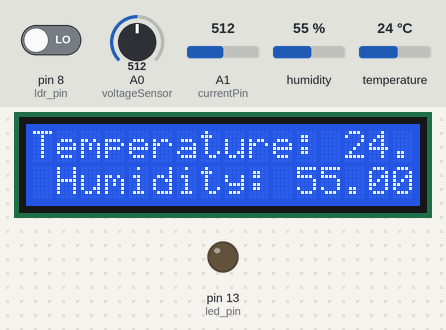
The sketch below on a simulated Arduino Uno, built with avr-gcc and run on an emulated ATmega328P. Parts: 16×2 character LCD, output pins drawn as LEDs (lit = HIGH). Inputs (shaded band) come from the test bench; at power-on: pin 8 (ldr_pin) LOW, humidity 55 %, A1 (currentPin) = 512, temperature 24 °C, A0 (voltageSensor) = 512. What the sketch prints to the serial monitor is not drawn.

Above: at 9.3 s.
9.4 s: pin 8 (ldr_pin) driven HIGH
At 30.7 s:
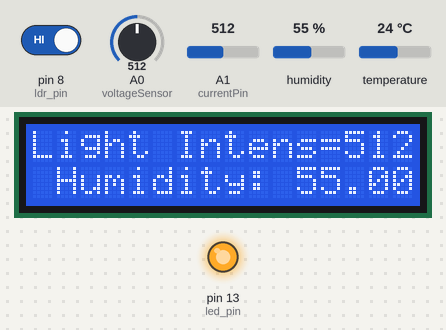
31.4 s: humidity set to 22 %
At 47.7 s:
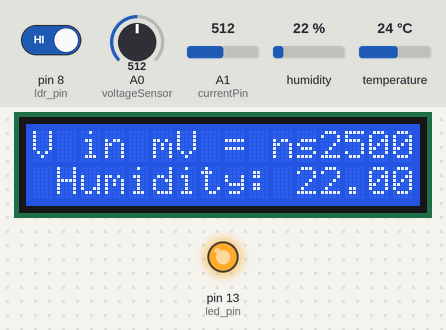
51.7 s: A1 (currentPin) set to 716
At 58.6 s:
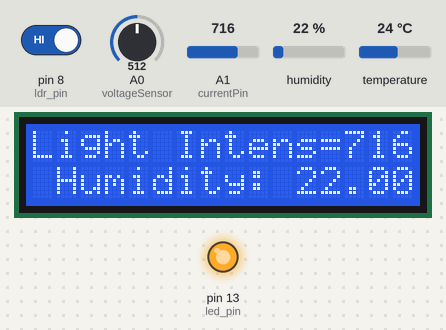
62.7 s: temperature set to 12 °C
At 65.7 s:
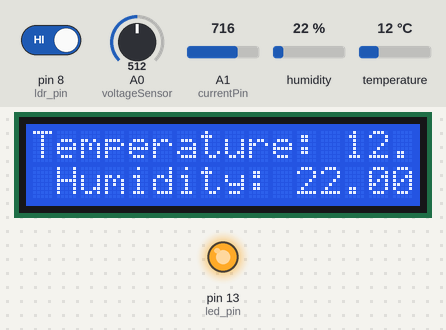
73.8 s: A1 (currentPin) set to 992
At 87.7 s:
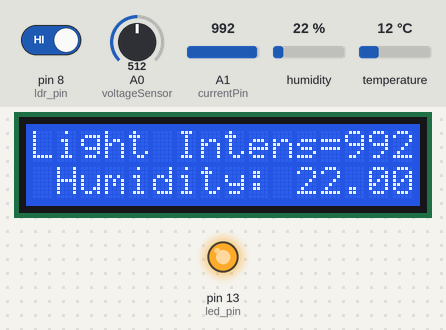
Timing chart, 0 to 89.2 s (numbered marks = the images above; inputs shaded):
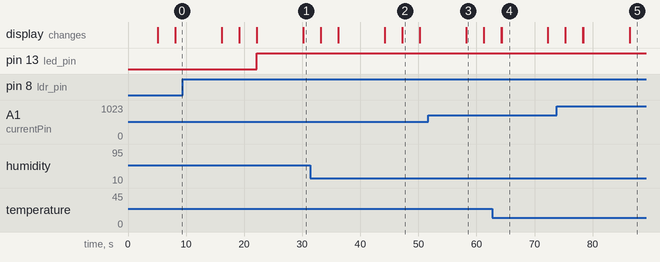

Measured:
- after the input at 9.4 s, pin 13 (led_pin): LOW → HIGH after 12.8 s
- what the display in image 2 shows lasts 3.0 s, from 47.2 s to 50.2 s
- what the display in image 4 shows lasts 8.0 s, from 64.3 s to 72.3 s

The sketch:

FYP_project.ino
```cpp
#include <dht.h>
#include <LiquidCrystal.h>
#include <SoftwareSerial.h>
const int voltageSensor = A0;
SoftwareSerial s(3,1);

float vOUT = 0.0;
float vIN = 0.0;
float R1 = 30000.0;
float R2 = 7500.0;
int value = 0;

LiquidCrystal lcd(12, 11, 5, 4, 3, 2);
const int currentPin = A1;
int sensitivity = 66;
int adcValue= 0;
int offsetVoltage = 2500;
double adcVoltage = 0;
double currentValue = 0;

dht DHT;
const int ldr_pin = 8;
const int led_pin = 13;

#define DHT11_PIN A2

void setup(){
    pinMode(ldr_pin,INPUT);
    pinMode(led_pin,OUTPUT);
    Serial.begin(9600);
    s.begin(9600);
  lcd.begin(16, 2);
  //Serial.begin(9600);
delay(5000);
 Serial.begin(9600);
  lcd.begin(16, 2);
  lcd.print(" Solar Power ");
  lcd.setCursor(0,1);
  lcd.print("  monitoring SYS  ");
  delay(3000);
}

void serialDoubleWrite(double d) {

  String stringData =  String(d, 1);
  for (int i = 0; i < stringData.length(); i++)
  {
    Serial.write(stringData[i]);   // Push each char 1 by 1 on each loop pass
  }
}

void loop(){
  int chk = DHT.read11(DHT11_PIN);
  lcd.setCursor(0,0);
  lcd.print("Temperature: ");
  lcd.print(DHT.temperature);

lcd.print((char)223);
  lcd.print("C");
  lcd.setCursor(1,1);
  lcd.print("Humidity: ");
  lcd.print(DHT.humidity);
  lcd.print("%");
  //delay(2000);

  char format_result_end[] = "]#";
  char format_result_start[] = "#S|TEMPFIX|[";
  Serial.print(" Temperature ");
  serialDoubleWrite(DHT.temperature);
  Serial.println("      ");
  Serial.print("  Humidity    ");
    serialDoubleWrite(DHT.humidity);


//  ldr sensor code
if( digitalRead( ldr_pin ) == 1){
      digitalWrite( led_pin,HIGH);
   }
   else{
      digitalWrite( led_pin , LOW);
   }

Serial.println( digitalRead( ldr_pin ));

  delay(3000);

  //voltage sensor
  value = analogRead(voltageSensor);
  vOUT = (value * 5.0) / 1024.0;
  vIN = vOUT / (R2/(R1+R2));
  //Serial.print("Input = ");
  //Serial.println(vIN);
  lcd.setCursor(0,0);

  //lcd.setCursor(9,0);
 // lcd.print(vIN);
  //delay(5000);


  adcValue = analogRead(currentPin);
  adcVoltage = (adcValue / 1024.0) * 5000;
  currentValue = ((adcVoltage - offsetVoltage) / sensitivity);

  Serial.print("Light Intensity = ");
  Serial.print(adcValue);
  delay(5000);
  //lcd.display();
  lcd.setCursor(0,0);
  lcd.print("Light Intens= ");
  lcd.setCursor(13,0);
  lcd.print(adcValue);

  delay(3000);

  Serial.print("\t Voltage(mV) = ");
  Serial.print(adcVoltage,3);

  lcd.setCursor(0,0);
  lcd.print("V in mV = ");
  lcd.setCursor(12,0);
  lcd.print(adcVoltage,1);

  delay(3000);

  Serial.print("\t Current = ");
  Serial.println(currentValue,3);

  lcd.setCursor(0,0);
  lcd.print("Current =       ");
  lcd.setCursor(10,0);
  lcd.print(currentValue,2);
  //lcd.setCursor(14,0);
  //lcd.print("A");
  //delay(3000);
}
```
